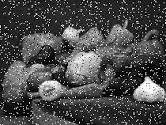
#> input picture images.jfif, 166 x 125 px
$ jupyter execute Workshop2_CPV.ipynb
#> lines starting #> are read from the running program, lines starting #| are printed output that depends on the picture
[cell 1]
import cv2
import numpy as np
import matplotlib.pyplot as plt

### Load the image

[cell 2]
img = cv2.imread("images.jfif")
#> img is the input picture: shape (125, 166, 3); min 0, max 255, mean 75
plt.imshow(img)

### Using median filter to remove salt and pepper noise

[cell 3]
def median_filter(img, kernel_size=3):
    """
    Applies median filter to the input image to remove salt and pepper noise.

    Parameters:
        img (np.array): The input image.
        kernel_size (int, optional): The size of the median filter's kernel. Defaults to 3.

    Returns:
        np.array: The filtered image.
    """
#> called with kernel_size = 3

    # Pad the input image with zeros around its edges to ensure the median filter can be applied to the borders
    padded_img = np.pad(img, [(kernel_size - 1) // 2, (kernel_size - 1) // 2], mode="edge")

    # Initialize the filtered image with zeros, with the same shape as the input image
    filtered_img = np.zeros_like(img)

    # Iterate over each pixel in the input image
    for row in range(img.shape[0]):
        for col in range(img.shape[1]):
            # Extract the kernel from the padded image
            window = padded_img[row:row + kernel_size, col:col + kernel_size]

            # Calculate the median of all the pixels within the kernel
            filtered_img[row, col] = np.median(window)
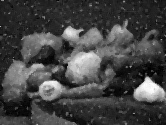
#> filtered_img: shape (125, 166, 3); min 0, max 255, mean 68.3

    # Return the filtered image
    return filtered_img
